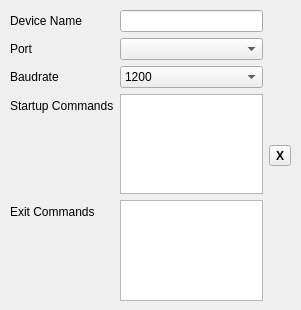
<?xml version="1.0" encoding="UTF-8"?>
<ui version="4.0">
 <class>QtSerialConfigBox</class>
 <widget class="QWidget" name="QtSerialConfigBox">
  <property name="geometry">
   <rect>
    <x>0</x>
    <y>0</y>
    <width>301</width>
    <height>310</height>
   </rect>
  </property>
  <property name="windowTitle">
   <string>QtSerialConfigBox</string>
  </property>
  <widget class="QWidget" name="horizontalLayoutWidget">
   <property name="geometry">
    <rect>
     <x>0</x>
     <y>0</y>
     <width>301</width>
     <height>311</height>
    </rect>
   </property>
   <layout class="QHBoxLayout" name="serialLayout">
    <property name="leftMargin">
     <number>10</number>
    </property>
    <property name="topMargin">
     <number>10</number>
    </property>
    <property name="rightMargin">
     <number>10</number>
    </property>
    <property name="bottomMargin">
     <number>10</number>
    </property>
    <item>
     <layout class="QFormLayout" name="serialDeviceForm">
      <item row="0" column="0">
       <widget class="QLabel" name="deviceNameLabel">
        <property name="text">
         <string>Device Name</string>
        </property>
       </widget>
      </item>
      <item row="0" column="1">
       <widget class="QLineEdit" name="deviceNameLineEdit"/>
      </item>
      <item row="1" column="0">
       <widget class="QLabel" name="portLabel">
        <property name="text">
         <string>Port</string>
        </property>
       </widget>
      </item>
      <item row="1" column="1">
       <widget class="QComboBox" name="portComboBox"/>
      </item>
      <item row="2" column="0">
       <widget class="QLabel" name="baudrateLabel">
        <property name="text">
         <string>Baudrate</string>
        </property>
       </widget>
      </item>
      <item row="2" column="1">
       <widget class="QComboBox" name="baudrateComboBox">
        <item>
         <property name="text">
          <string>1200</string>
         </property>
        </item>
        <item>
         <property name="text">
          <string>2400</string>
         </property>
        </item>
        <item>
         <property name="text">
          <string>4800</string>
         </property>
        </item>
        <item>
         <property name="text">
          <string>9600</string>
         </property>
        </item>
        <item>
         <property name="text">
          <string>19200</string>
         </property>
        </item>
        <item>
         <property name="text">
          <string>38400</string>
         </property>
        </item>
        <item>
         <property name="text">
          <string>57600</string>
         </property>
        </item>
        <item>
         <property name="text">
          <string>115200</string>
         </property>
        </item>
        <item>
         <property name="text">
          <string>230400</string>
         </property>
        </item>
        <item>
         <property name="text">
          <string>460800</string>
         </property>
        </item>
        <item>
         <property name="text">
          <string>921600</string>
         </property>
        </item>
       </widget>
      </item>
      <item row="3" column="1">
       <widget class="QPlainTextEdit" name="startupCommandsTextEdit"/>
      </item>
      <item row="3" column="0">
       <widget class="QLabel" name="startupCommandsLabel">
        <property name="text">
         <string>Startup Commands</string>
        </property>
       </widget>
      </item>
      <item row="4" column="1">
       <widget class="QPlainTextEdit" name="exitCommandsTextEdit"/>
      </item>
      <item row="4" column="0">
       <widget class="QLabel" name="exitCommandsLabel">
        <property name="text">
         <string>Exit Commands</string>
        </property>
       </widget>
      </item>
     </layout>
    </item>
    <item>
     <widget class="QToolButton" name="deleteSerialDevice">
      <property name="font">
       <font>
        <bold>true</bold>
       </font>
      </property>
      <property name="text">
       <string>X</string>
      </property>
     </widget>
    </item>
   </layout>
  </widget>
 </widget>
 <layoutdefault spacing="6" margin="11"/>
 <resources/>
 <connections/>
</ui>
